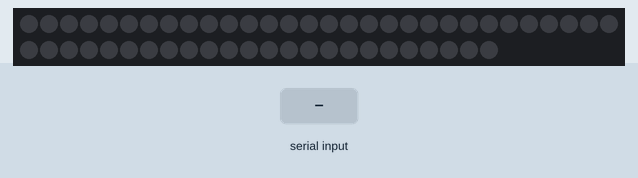
This sketch was run on a simulated Arduino Uno, built with avr-gcc and run on an emulated ATmega328P. On the bench: 54 RGB LEDs in strip order, left to right, continuing on the next row. The inputs (shaded band) are chosen by the test bench.

Above: at 1.2 s.
1.3 s: "1" received over Serial
At 2.6 s:
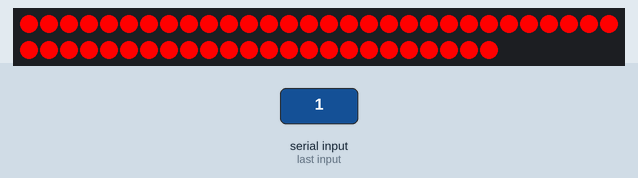
2.9 s: "2" received over Serial
At 3.9 s:
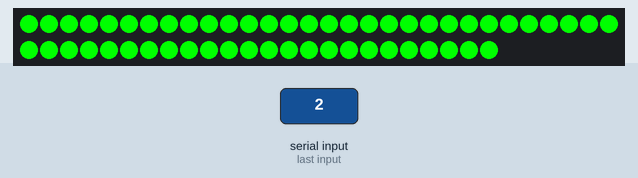
4.5 s: "3" received over Serial
At 5.1 s:
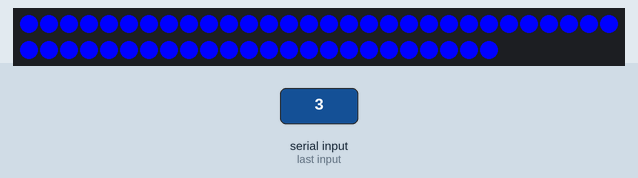
6.1 s: "5" received over Serial
At 7.4 s:
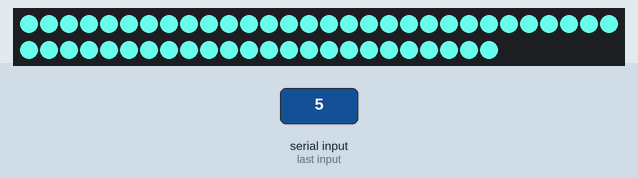
7.7 s: "0" received over Serial
At 8.8 s:
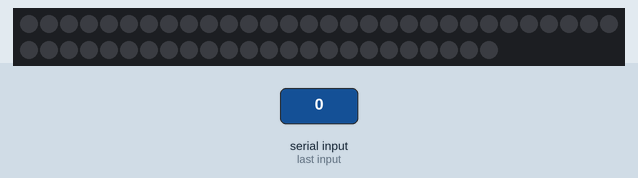
Timing chart, 0 to 10.3 s (numbered marks = the images above; inputs shaded):
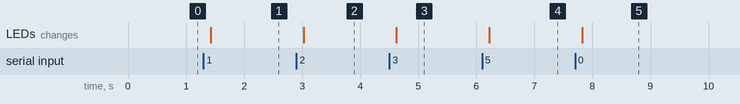

Measured:
- after the input at 1.3 s, the LEDs: change after 0.12 s (image 1)
- after the input at 2.9 s, the LEDs: change after 0.12 s (image 2)
- after the input at 4.5 s, the LEDs: change after 0.12 s (image 3)
- after the input at 6.1 s, the LEDs: change after 0.12 s (image 4)
- after the input at 7.7 s, the LEDs: change after 0.12 s (image 5)

The sketch:

Electroleaf_w_bluetooth.ino
```cpp
#include <Adafruit_NeoPixel.h>

#define PIXEL_PIN    9  // Use 220-470 Ohm resistor
#define PIXEL_COUNT  54 // Set number of LEDs in WS2812B strip

Adafruit_NeoPixel strip = Adafruit_NeoPixel(PIXEL_COUNT, PIXEL_PIN, NEO_GRB + NEO_KHZ800);

int showType = 0;
int state = 0;


void setup() {
  strip.begin();
  strip.show();       // Initialize all pixels to 'off'
  Serial.begin(9600); // Bluetooth module baud rate
}

// Capture commands sent from the Android app to the BT module
void loop() {
  if(Serial.available() > 0){ // Checks whether data is comming from the serial port
  state = Serial.read();      // Reads the data from the serial port
  if (state == '0') {
    showType=0;
    startShow(showType);
    }
  if (state == '1') {
    showType=1;
    startShow(showType);
    }
  if (state == '2') {
    showType=2;
    startShow(showType);
    }
  if (state == '3') {
    showType=3;
    startShow(showType);
    }
  if (state == '4') {
    showType=4;
    startShow(showType);
    }
  if (state == '5') {
    showType=5;
    startShow(showType);
    }
  }

}

// Set the LED color based on what option the user selected in the app
void startShow(int i) {
  switch(i){
    case 0: colorWipe(strip.Color(0, 0, 0), 0);       // Black/off
            break;
    case 1: colorWipe(strip.Color(255, 0, 0), 0);     // Red
            break;
    case 2: colorWipe(strip.Color(0, 255, 0), 0);     // Green
            break;
    case 3: colorWipe(strip.Color(0, 0, 255), 0);     // Blue
            break;
    case 4: colorWipe(strip.Color(255, 100, 0), 0);   // Gold
            break;
    case 5: colorWipe(strip.Color(100, 245, 228), 0); // Diamond
            break;
  }
}


// Fill the LEDs in sequence
void colorWipe(uint32_t c, uint8_t wait) {
  for(uint16_t i=0; i<strip.numPixels(); i++) {
    strip.setPixelColor(i, c);
    strip.show();
    delay(wait);
  }
}
```
